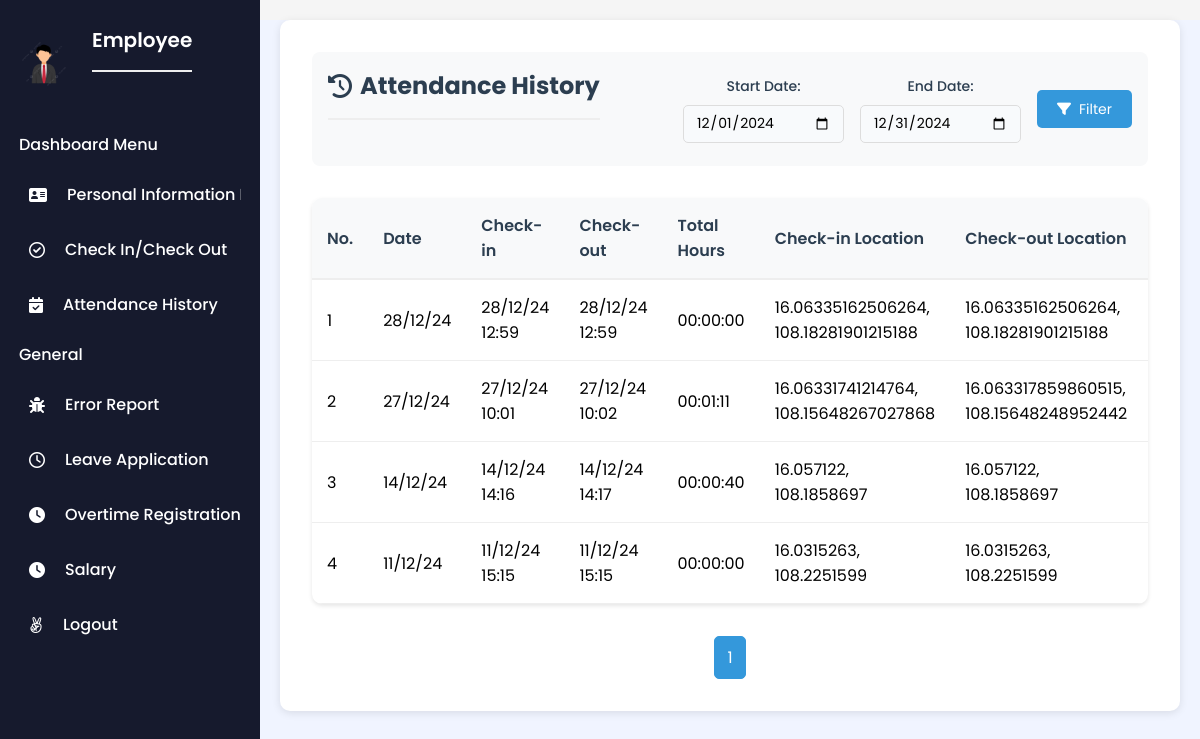
The app's page /index.php?action=attendance (signed in), older data.
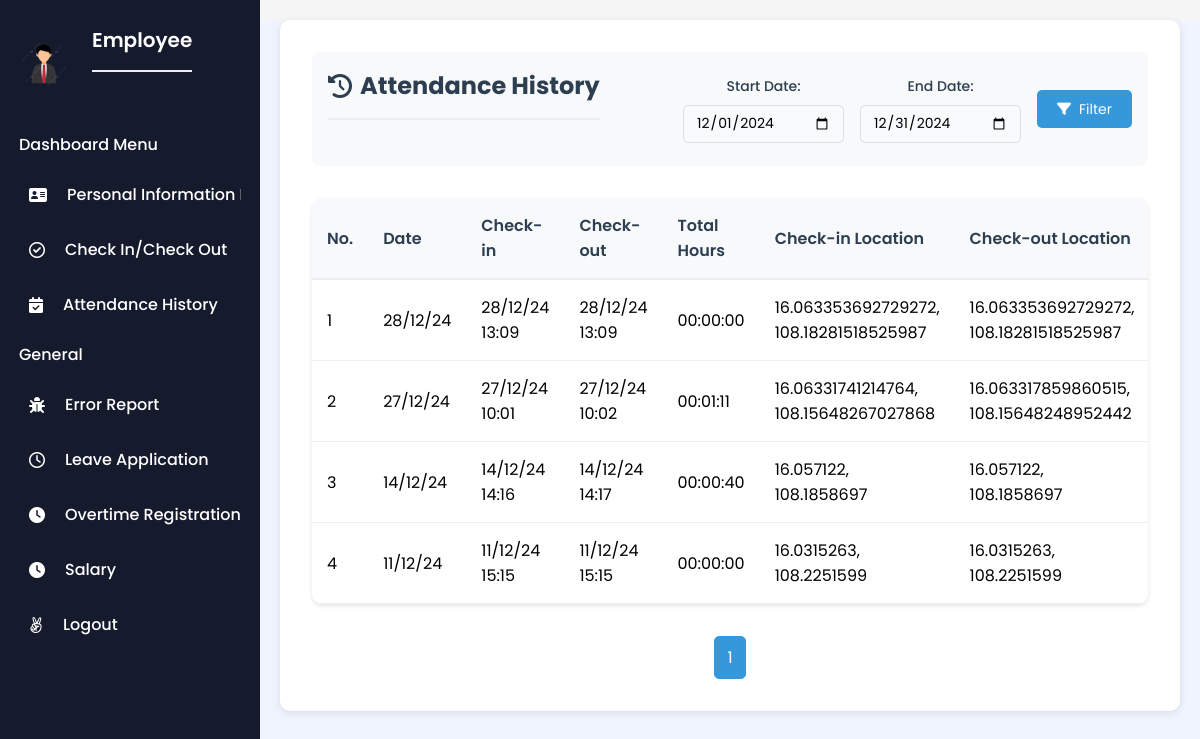
The same page, newer data.
### tables this page shows
CREATE TABLE `checkincheckout` (
  `CheckinCheckoutID` int(11) NOT NULL,
  `CheckinTime` datetime DEFAULT NULL,
  `CheckoutTime` datetime DEFAULT NULL,
  `EmployeeID` int(11) DEFAULT NULL,
  `GPSLocation` varchar(255) NOT NULL,
  `CheckoutLocation` varchar(255) DEFAULT NULL
);

### controllers/AttendanceController.php (called while the page is built, shortened)
<?php
require_once 'models/AttendanceModel.php';
class AttendanceController {
    private $attendanceModel;
    public function __construct($pdo) {
        $this->attendanceModel = new AttendanceModel($pdo);
    }
    public function getAttendanceHistory() {
        $employee_id = $_SESSION['id'];
        $start_date = isset($_GET['start_date']) && !empty($_GET['start_date'])
            ? $_GET['start_date']
            : date('Y-m-01');
        $end_date = isset($_GET['end_date']) && !empty($_GET['end_date'])
            ? $_GET['end_date']
            : date('Y-m-t');
        $limit = 10;
        $page = isset($_GET['page']) ? (int)$_GET['page'] : 1;
        $offset = ($page - 1) * $limit;
        $attendanceData = $this->attendanceModel->getAttendanceAndOT($employee_id, $start_date, $end_date, $limit, $offset);
        $totalRecords = $this->attendanceModel->countAttendanceRecords($employee_id, $start_date, $end_date);
        $totalPages = ceil($totalRecords / $limit);
        require_once 'views/employee/attendance/index.php';
    }
}
?>

### models/AttendanceModel.php (called while the page is built, shortened)
<?php
class AttendanceModel {
    private $conn;
    public function __construct($db) {
        $this->conn = $db;
    }
    public function getAttendanceAndOT($employeeId, $startDate, $endDate, $limit, $offset) {
        $query = "SELECT
            c.EmployeeID,
            DATE(c.CheckinTime) as WorkDate,
            c.CheckinTime,
            c.CheckoutTime,
            c.GPSLocation as CheckinLocation,
            c.CheckoutLocation,
            CASE WHEN c.CheckinTime IS NULL OR c.CheckoutTime IS NULL THEN 1 ELSE 0 END as IsAbsent,
            TIME_FORMAT(TIMEDIFF(c.CheckoutTime, c.CheckinTime), '%H:%i:%s') as TotalWorkHours,
            CASE
                WHEN TIME(c.CheckinTime) > '08:00:00' THEN 1
                ELSE 0
            END as CheckinLate,
            CASE
                WHEN TIME(c.CheckoutTime) < '17:30:00' THEN 1
                ELSE 0
            END as CheckoutEarly
        FROM checkincheckout c
        WHERE c.EmployeeID = :employeeId
        AND DATE(c.CheckinTime) BETWEEN :startDate AND :endDate
        ORDER BY c.CheckinTime DESC
        LIMIT :limit OFFSET :offset";
        $stmt = $this->conn->prepare($query);
        $stmt->bindParam(':employeeId', $employeeId);
        $stmt->bindParam(':startDate', $startDate);
        $stmt->bindParam(':endDate', $endDate);
        $stmt->bindParam(':limit', $limit, PDO::PARAM_INT);
        $stmt->bindParam(':offset', $offset, PDO::PARAM_INT);
        $stmt->execute();
        return $stmt->fetchAll(PDO::FETCH_ASSOC);
    }
    public function countAttendanceRecords($employeeId, $startDate, $endDate) {
        $query = "SELECT COUNT(*) as total FROM checkincheckout
                  WHERE EmployeeID = :employeeId
                  AND DATE(CheckinTime) BETWEEN :startDate AND :endDate";
        $stmt = $this->conn->prepare($query);
        $stmt->bindParam(':employeeId', $employeeId);
        $stmt->bindParam(':startDate', $startDate);
        $stmt->bindParam(':endDate', $endDate);
        $stmt->execute();
        $result = $stmt->fetch(PDO::FETCH_ASSOC);
        return $result['total'] ?? 0;
    }
}
?>

### views/employee/attendance/index.php (the view, shortened to what the changed rows need)
<!DOCTYPE html>
<html lang="en">
<head>
    <link rel="stylesheet" href="https://cdnjs.cloudflare.com/ajax/libs/font-awesome/6.0.0-beta3/css/all.min.css" />
</head>
<body>
    <?php include 'views/layouts/sidebar.php'; ?>
    <div class="main-content">
        <div class="attendance-container">
            <div class="attendance-header">
                <h2><i class="fas fa-history"></i> Attendance History</h2>
            </div>
            <div class="attendance-table-wrapper">
                <table class="attendance-table">
                    <thead>
                        <tr>
                            <th>No.</th>
                            <th>Date</th>
                            <th>Check-in</th>
                            <th>Check-out</th>
                            <th>Total Hours</th>
                            <th>Check-in Location</th>
                            <th>Check-out Location</th>
                            <th>Status</th>
                        </tr>
                    </thead>
                    <tbody>
                        <?php if (!empty($attendanceData)) : ?>
                        <?php foreach ($attendanceData as $index => $attendance) : ?>
                        <tr>
                            <td><?= $index + 1 ?></td>
                            <td><?= DateTime::createFromFormat('Y-m-d', $attendance['WorkDate'])->format('d/m/y') ?></td>
                            <td>
                                <?php if ($attendance['IsAbsent']) : ?>
                                    <span class="absent">Absent</span>
                                <?php else : ?>
                                    <?= DateTime::createFromFormat('Y-m-d H:i:s', $attendance['CheckinTime'])->format('d/m/y H:i') ?>
                                <?php endif; ?>
                            </td>
                            <td>
                                <?php if ($attendance['IsAbsent']) : ?>
                                    <span class="absent">Absent</span>
                                <?php else : ?>
                                    <?= DateTime::createFromFormat('Y-m-d H:i:s', $attendance['CheckoutTime'])->format('d/m/y H:i') ?>
                                <?php endif; ?>
                            </td>
                            <td>
                                <?php if ($attendance['IsAbsent']) : ?>
                                    N/A
                                <?php else : ?>
                                    <?= htmlspecialchars($attendance['TotalWorkHours'] ?? 'N/A') ?>
                                <?php endif; ?>
                            </td>
                            <td>
                                <?php if ($attendance['IsAbsent']) : ?>
                                    N/A
                                <?php else : ?>
                                    <?= htmlspecialchars($attendance['CheckinLocation']) ?>
<?php endif; ?>
                            </td>
                            <td>
                                <?php if ($attendance['IsAbsent']) : ?>
                                    N/A
                                <?php else : ?>
                                    <?= htmlspecialchars($attendance['CheckoutLocation'] ?? 'N/A') ?>
                                <?php endif; ?>
                            </td>
                            <td>
                            </td>
                        </tr>
                        <?php endforeach; ?>
                        <?php else : ?>
                        <tr>
                            <td colspan="8">No attendance records found for the selected date range.</td>
                        </tr>
                        <?php endif; ?>
                    </tbody>
                </table>
            </div>
            <div class="pagination">
                <?php for ($i = 1; $i <= $totalPages; $i++): ?>
                    <a href="?action=attendance&start_date=<?= htmlspecialchars($start_date) ?>&end_date=<?= htmlspecialchars($end_date) ?>&page=<?= $i ?>"
                       class="<?= $i == $page ? 'active' : '' ?>">
                       <?= $i ?>
                    </a>
                <?php endfor; ?>
            </div>
        </div>
    </div>
</body>
</html>

Row changes from the older to the newer data that the page shows:
removed checkincheckout: format "28/12/24", CheckinTime "28/12/24 12:59", CheckoutTime "28/12/24 12:59", TotalWorkHours "00:00:00", GPSLocation "16.06335162506264, 108.18281901215188", CheckoutLocation "16.06335162506264, 108.18281901215188"
added checkincheckout: format "28/12/24", CheckinTime "28/12/24 13:09", CheckoutTime "28/12/24 13:09", TotalWorkHours "00:00:00", GPSLocation "16.063353692729272, 108.18281518525987", CheckoutLocation "16.063353692729272, 108.18281518525987"
